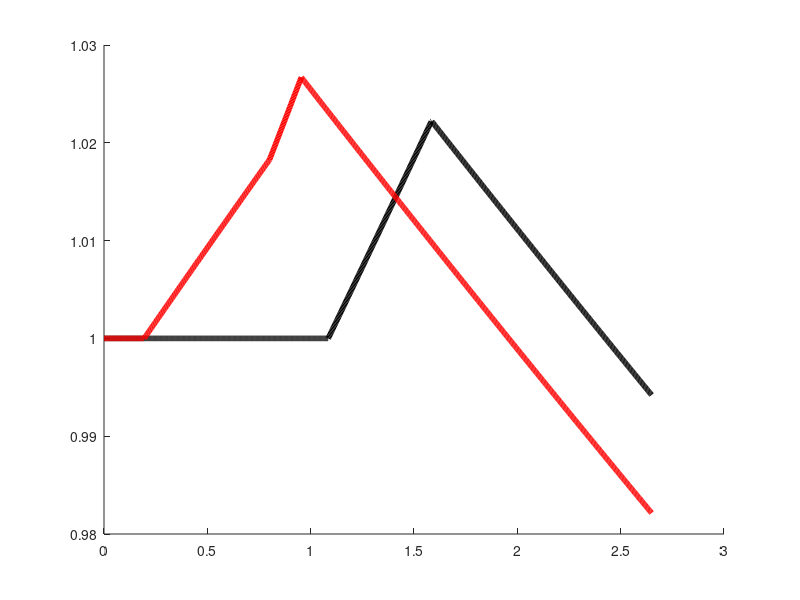

MATLAB code to generate this figure: (Note: this script raises an error after producing the figure.)
clear;
clc;

load simulation_nofees.mat welfare_banker welfare_e welfare_buyer_comp welfare_seller_comp
entrepreneur_nofee = welfare_e;
banker_nofee = welfare_banker;
seller_nofee = welfare_seller_comp;
buyer_nofee = welfare_buyer_comp;
clearvars welfare_buyer_comp welfare_seller_comp welfare_e welfare_banker
load simulation_fees.mat welfare_e welfare_banker welfare_buyer_comp welfare_seller_comp icbdc_grid i_m
entrepreneur_fee = welfare_e;
banker_fee = welfare_banker;
seller_fee = welfare_seller_comp;
buyer_fee = welfare_buyer_comp;
clearvars welfare_buyer_comp welfare_seller_comp welfare_e welfare_banker
% Entrepreneurs
f = figure;
hold on
plot(icbdc_grid*100,entrepreneur_nofee./entrepreneur_nofee(1),'k','linewidth',4)
plot(icbdc_grid*100,entrepreneur_fee./entrepreneur_fee(1),'r','linewidth',4)
xlabel('$i_{CBDC}$','interpreter','latex',FontSize=20)
xlim([0,3])
xtickformat("percentage")
ax=gca;
ax.FontSize = 20;
set(f,'PaperType','A4');
set(f,"PaperOrientation","landscape")
print('GER_welfare_entre','-dpdf','-r200','-fillpage')
% Bankers
f=figure;
hold on
plot(icbdc_grid*100,banker_nofee./banker_nofee(1),'k','linewidth',4)
plot(icbdc_grid*100,banker_fee./banker_fee(1),'r','linewidth',4)
xlabel('$i_{CBDC}$','interpreter','latex',FontSize=20)
xlim([0,3])
xtickformat("percentage")
ax=gca;
ax.FontSize = 20;
set(f,'PaperType','A4');
set(f,"PaperOrientation","landscape")
print('GER_welfare_banker','-dpdf','-r200','-fillpage')
% Households
f=figure;
hold on
plot(icbdc_grid*100,seller_nofee+buyer_nofee-1,'k','linewidth',4)
plot(icbdc_grid*100,seller_fee+buyer_fee-1,'r','linewidth',4)
xlabel('$i_{CBDC}$','interpreter','latex',FontSize=20)
xlim([0,3])
xtickformat("percentage")
ax=gca;
ax.FontSize = 20;
set(f,'PaperType','A4');
set(f,"PaperOrientation","landscape")
print('GER_welfare_hh','-dpdf','-r200','-fillpage')